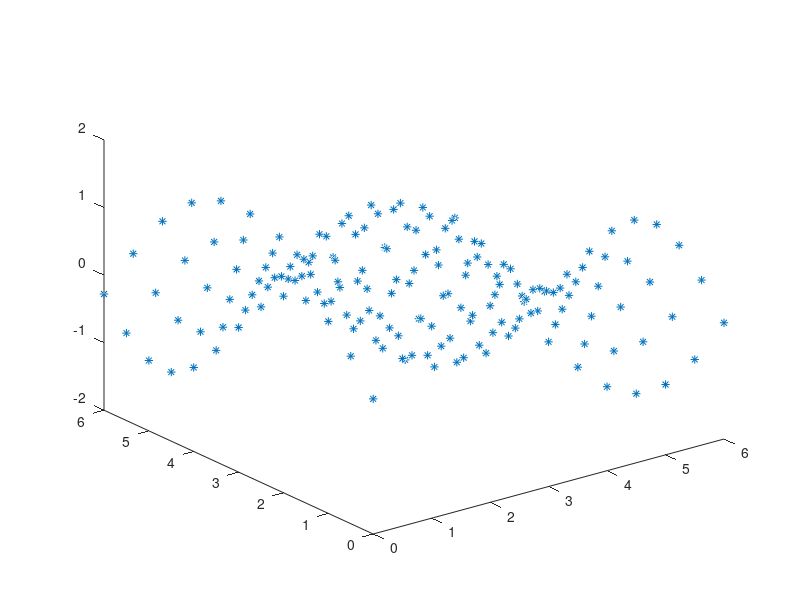

MATLAB code to generate this figure: (Note: this script raises an error after producing the figure.)
a=0:0.5:2*pi;
b=0:0.5:2*pi;
c= zeros(length(b)*length(a),2);
truth=zeros(length(b)*length(a),1);
for i=1:length(b)
    for j=1:length(a)
        c((i-1)*length(a)+j,:)=[a(j),b(i)];
        truth((i-1)*length(a)+j)=sin(a(j))+sin(b(i));
    end
end
plot3(c(:,1),c(:,2),truth,'*')

fis=createGauusianFIS([0,0;2*pi,2*pi],[5,5],[-1,1]);

out= evalfis(fis,c);
[fis,errors]=trainGaussFIS(fis,c,truth,0.01,20,10);
out2=evalfis(fis,c);
hold on
plot3(c(:,1),c(:,2),out,'g*')
plot3(c(:,1),c(:,2),out2,'r*')
legend('original signal','starting approximation','approximation after learning')
figure
plot(errors)
legend('error given epoch')